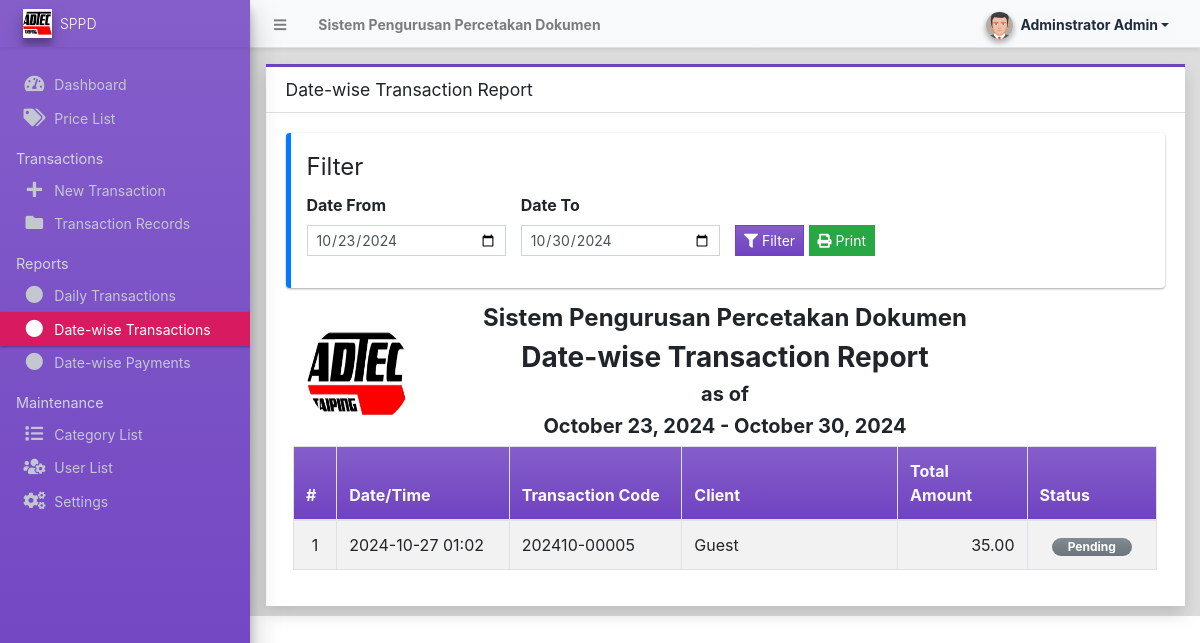
The page /admin/?page=reports/date_wise_transaction (signed in) on the database as committed earlier.
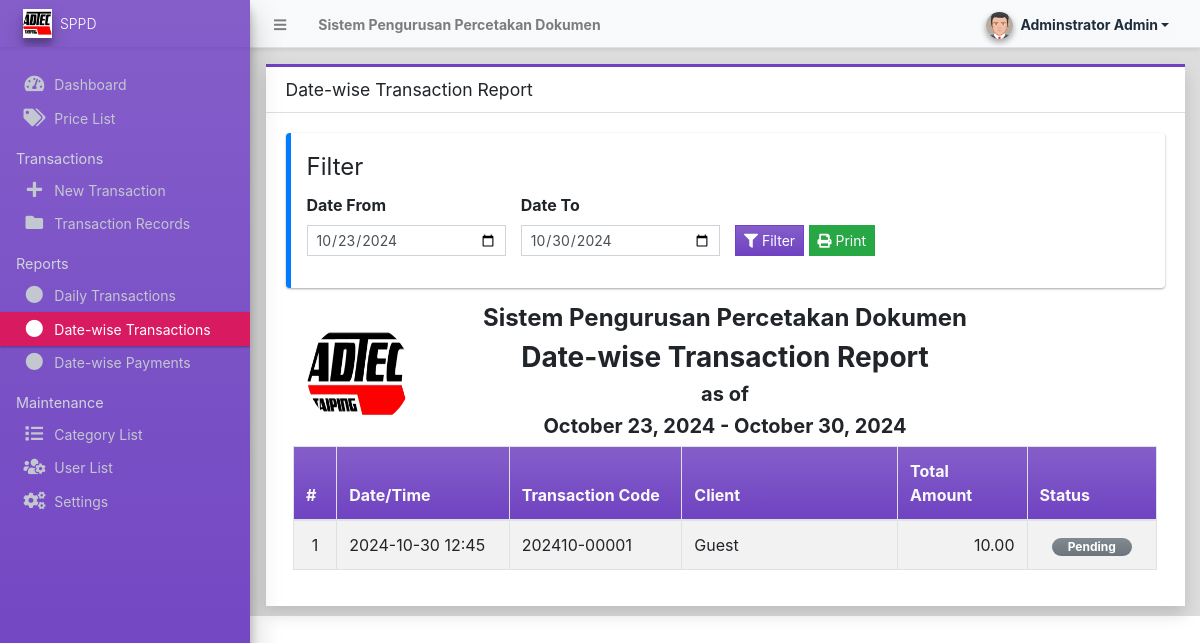
The same page on the database as committed later.
### tables this page shows
CREATE TABLE IF NOT EXISTS `transaction_list` (
  `id` int NOT NULL AUTO_INCREMENT,
  `code` varchar(100) NOT NULL,
  `user_id` int DEFAULT NULL,
  `client_name` text NOT NULL,
  `client_contact` text NOT NULL,
  `client_address` text NOT NULL,
  `total_amount` float NOT NULL DEFAULT '0',
  `paid_amount` float NOT NULL DEFAULT '0',
  `balance` float NOT NULL DEFAULT '0',
  `payment_status` tinyint(1) NOT NULL DEFAULT '0' COMMENT '0=Unpaid, 1=partially paid, 2= paid',
  `status` tinyint(1) NOT NULL DEFAULT '0' COMMENT '0=pending, 1= On-process, 2= done',
  `date_created` datetime NOT NULL DEFAULT CURRENT_TIMESTAMP,
  `date_updated` datetime DEFAULT NULL ON UPDATE CURRENT_TIMESTAMP,
  PRIMARY KEY (`id`)
);

### classes/DBConnection.php (called while the page is built, shortened)
<?php
class DBConnection{
    private $host = DB_SERVER;
    private $username = DB_USERNAME;
    private $password = DB_PASSWORD;
    private $database = DB_NAME;
    public $conn;
    public function __construct(){
        if (!isset($this->conn)) {
            $this->conn = new mysqli($this->host, $this->username, $this->password, $this->database);
        }
    }
}
?>

### classes/SystemSettings.php (called while the page is built, shortened)
<?php
class SystemSettings extends DBConnection{
	function info($field=''){
		if(!empty($field)){
			if(isset($_SESSION['system_info'][$field]))
				return $_SESSION['system_info'][$field];
			else
				return false;
		}else{
			return false;
		}
	}
}
$_settings = new SystemSettings();
?>

### config.php (called while the page is built, shortened)
<?php
require_once('classes/DBConnection.php');
require_once('classes/SystemSettings.php');
function validate_image($file){
	if(!empty($file)){
        $ex = explode('?',$file);
        $file = $ex[0];
        $param =  isset($ex[1]) ? '?'.$ex[1]  : '';
		if(is_file(base_app.$file)){
			return base_url.$file.$param;
		}else{
			return base_url.'dist/img/no-image-available.png';
		}
	}else{
		return base_url.'dist/img/no-image-available.png';
	}
}
?>

### admin/reports/date_wise_transaction.php (the view, shortened to what this page needs)
<?php
$from = isset($_GET['from']) ? $_GET['from'] : date("Y-m-d",strtotime(date("Y-m-d")." -1 week"));
$to = isset($_GET['to']) ? $_GET['to'] : date("Y-m-d",strtotime(date("Y-m-d")));
?>
<div class="card card-outline card-purple rounded-0 shadow">
	<div class="card-header">
		<h3 class="card-title">Date-wise Transaction Report</h3>
	</div>
	<div class="card-body">
		<div class="callout border-primary">
			<fieldset>
				<legend>Filter</legend>
					<form action="" id="filter">
						<div class="row align-items-end">
							<div class="form-group col-md-3">
								<label for="from" class="control-label">Date From</label>
                                <input type="date" name="from" id="from" value="<?= $from ?>" class="form-control form-control-sm rounded-0">
							</div>
							<div class="form-group col-md-3">
								<label for="to" class="control-label">Date To</label>
                                <input type="date" name="to" id="to" value="<?= $to ?>" class="form-control form-control-sm rounded-0">
							</div>
							<div class="form-group col-md-4">
                                <button class="btn btn-primary btn-flat btn-sm"><i class="fa fa-filter"></i> Filter</button>
			                    <button class="btn btn-sm btn-flat btn-success" type="button" id="print"><i class="fa fa-print"></i> Print</button>
							</div>
						</div>
					</form>
			</fieldset>
		</div>
		<div id="outprint">
        <div class="container-fluid">
			<div class="row">
				<div class="col-2 d-flex justify-content-center align-items-center">
					<img src="<?= validate_image($_settings->info('logo')) ?>" class="img-circle" id="sys_logo" alt="System Logo">
				</div>
				<div class="col-8">
					<h4 class="text-center"><b><?= $_settings->info('name') ?></b></h4>
					<h3 class="text-center"><b>Date-wise Transaction Report</b></h3>
					<h5 class="text-center"><b>as of</b></h5>
					<h5 class="text-center"><b><?= date("F d, Y", strtotime($from)). " - ".date("F d, Y", strtotime($to)) ?></b></h5>
				</div>
				<div class="col-2"></div>
			</div>
			<table class="table table-bordered table-hover table-striped">
				<colgroup>
					<col width="5%">
					<col width="20%">
					<col width="20%">
					<col width="25%">
					<col width="15%">
					<col width="15%">
				</colgroup>
				<thead>
					<tr class="bg-gradient-purple text-light">
						<th>#</th>
						<th>Date/Time</th>
						<th>Transaction Code</th>
						<th>Client</th>
						<th>Total Amount</th>
						<th>Status</th>
					</tr>
				</thead>
				<tbody>
					<?php
						$i = 1;
						$qry = $conn->query("SELECT * from `transaction_list` where date(date_created) between '{$from}' and '{$to}' order by unix_timestamp(date_created) asc ");
						while($row = $qry->fetch_assoc()):
					?>
						<tr>
							<td class="text-center"><?php echo $i++; ?></td>
							<td class=""><?php echo date("Y-m-d H:i",strtotime($row['date_created'])) ?></td>
							<td class=""><p class="m-0"><?php echo $row['code'] ?></p></td>
							<td class=""><p class="m-0"><?php echo $row['client_name'] ?></p></td>
							<td class="text-right"><?= number_format($row['total_amount'],2) ?></td>
							<td class="text-center">
								<?php
									switch ($row['status']){
										case 0:
											echo '<span class="rounded-pill badge badge-secondary bg-gradient-secondary px-3">Pending</span>';
											break;
									}
								?>
							</td>
						</tr>
					<?php endwhile; ?>
				</tbody>
			</table>
		</div>
		</div>
	</div>
</div>

Rows that differ between the two databases and show on the page:
removed transaction_list: date_created "2024-10-27 01:02", code "202410-00005", client_name "Guest", total_amount "35.00", status "Pending"
added transaction_list: date_created "2024-10-30 12:45", code "202410-00001", client_name "Guest", total_amount "10.00", status "Pending"
